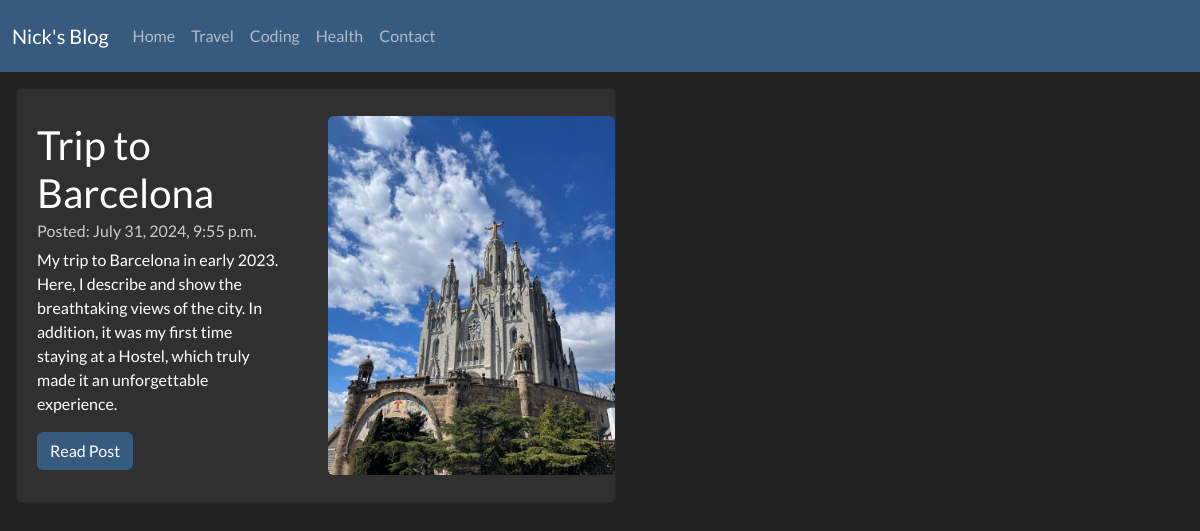
The page /travel/ on the database its author committed.
### blogapp/models.py (models this page shows, shortened)
class Post(models.Model):
    TYPE_CATEGORIES = (('coding','Coding'), ('health', 'Health'), ('travel', 'Travel'))
    user = models.ForeignKey(User, on_delete=models.CASCADE)
    title = models.CharField(max_length=200)
    category = models.CharField(max_length=10, choices=TYPE_CATEGORIES, null=True)
    feature_content = models.TextField(max_length=2000)
    feature_image = models.ImageField(upload_to='assets/images', blank=True, null=True)
    published_date = models.DateTimeField(auto_now_add=True)
    likes = models.IntegerField(default=0)
    comment_count = models.IntegerField(default=0)

### blogapp/views.py (the view)
# urls.py: path('<str:category>/', views.category_posts, name="categoryPosts"),
def category_posts(request, category):
    posts = Post.objects.filter(category=category).order_by("published_date")
    context = {"posts": posts,
               "category": category.capitalize()}
    return render (request, "blogapp/category_posts.html", context)

### blogapp/templates/blogapp/category_posts.html (shortened to what this page needs)
<link
  href="https://bootswatch.com/5/darkly/bootstrap.min.css"
  rel="stylesheet"
/>
{% extends 'base.html' %}  {% block content %} {% if posts %} {% for post in posts %}
<div class="card" style="margin: 1em; width: 50%">
  <div class="row" style="display: flex; align-items: center">
    <div class="col-md-6" style="padding: 2em">
      <h2 class="card-title">{{post.title}}</h2>
      <h6 class="card-subtitle mb-2 text-muted">
        Posted: {{post.published_date}}
      </h6>
      <p class="card-text">{{post.feature_content}}</p>
      <a href="{% url 'post_content' post_id=post.id %}" class="btn btn-primary"
        >Read Post</a
      >
    </div>
    <div class="col-md-6 text-center">
      {% if post.feature_image %}
      <div>
        <img
          src="{{ post.feature_image.url }}"
          alt="Blog Image"
          class="rounded img-fluid"
        />
      </div>
      {% endif %}
    </div>
  </div>
</div>
{% endfor %} {% else %}
<p>No posts yet!</p>
{% endif %} {% endblock %}

### rows shown on the page
Post: title "Trip to Barcelona", published_date "July 31, 2024, 9:55 p.m.", feature_content "My trip to Barcelona in early 2023. Here, I describe and show the breathtaking views of the city. In addition, it was my first time staying at a Hostel, which truly made it an unforgettable experience.", feature_image (picture)
